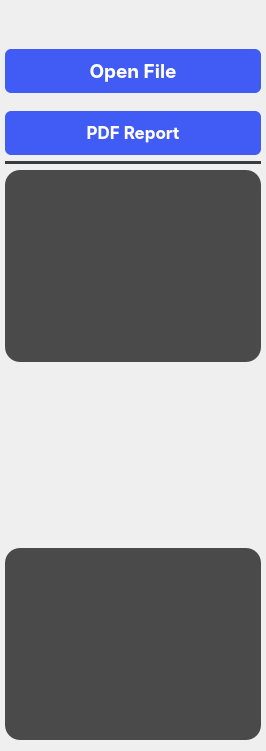
     <widget class="QWidget" name="rightwidget" native="true">
      <layout class="QVBoxLayout" name="verticalLayout">
       <property name="leftMargin">
        <number>5</number>
       </property>
       <property name="topMargin">
        <number>37</number>
       </property>
       <property name="rightMargin">
        <number>5</number>
       </property>
       <item>
        <widget class="QPushButton" name="importButton">
         <property name="font">
          <font>
           <family>-apple-system</family>
           <pointsize>14</pointsize>
           <bold>true</bold>
          </font>
         </property>
         <property name="styleSheet">
          <string notr="true">QPushButton{
  appearance: button;
  backface-visibility: hidden;
  background-color: #405cf5;
  border-radius: 6px;
  border-width: 0;
  box-shadow: rgba(50, 50, 93, .1) 0 0 0 1px inset,rgba(50, 50, 93, .1) 0 2px 5px 0,rgba(0, 0, 0, .07) 0 1px 1px 0;
  box-sizing: border-box;
  color: #fff;
  cursor: pointer;
  font-family: -apple-system,system-ui,&quot;Segoe UI&quot;,Roboto,&quot;Helvetica Neue&quot;,Ubuntu,sans-serif;
  font-size: 100%;
  height: 44px;
  line-height: 1.15;
  margin: 12px 0 0;
  outline: none;
  overflow: hidden;
  padding: 0 10px;
  position: relative;
  text-align: center;
  text-transform: none;
  transform: translateZ(0);
  transition: all .2s,box-shadow .08s ease-in;
  touch-action: manipulation;
  width: 100%;
}
QPushButton:hover{
background-color: #283999;
}
QPushButton:pressed{
background-color: #1c2973;
}
</string>
         </property>
         <property name="text">
          <string>Open File</string>
         </property>
         <property name="icon">
          <iconset>
           <normaloff>Icons/upload-.svg</normaloff>Icons/upload-.svg</iconset>
         </property>
         <property name="iconSize">
          <size>
           <width>25</width>
           <height>25</height>
          </size>
         </property>
        </widget>
       </item>
       <item>
        <widget class="QPushButton" name="reportButton">
         <property name="font">
          <font>
           <family>-apple-system</family>
           <pointsize>-1</pointsize>
           <bold>true</bold>
          </font>
         </property>
         <property name="styleSheet">
          <string notr="true">QPushButton{
  appearance: button;
  backface-visibility: hidden;
  background-color: #405cf5;
  border-radius: 6px;
  border-width: 0;
  box-shadow: rgba(50, 50, 93, .1) 0 0 0 1px inset,rgba(50, 50, 93, .1) 0 2px 5px 0,rgba(0, 0, 0, .07) 0 1px 1px 0;
  box-sizing: border-box;
  color: #fff;
  cursor: pointer;
  font-family: -apple-system,system-ui,&quot;Segoe UI&quot;,Roboto,&quot;Helvetica Neue&quot;,Ubuntu,sans-serif;
  font-size: 17px;
  height: 44px;
  line-height: 1.15;
  margin: 12px 0 0;
  outline: none;
  overflow: hidden;
  padding: 0 10px;
  position: relative;
  text-align: center;
  text-transform: none;
  transform: translateZ(0);
  transition: all .2s,box-shadow .08s ease-in;
  user-select: none;
  -webkit-user-select: none;
  touch-action: manipulation;
  width: 100%;
}
QPushButton:hover{
background-color: #283999;
}
QPushButton:pressed{
background-color: #1c2973;
}

</string>
         </property>
         <property name="text">
          <string>PDF Report</string>
         </property>
         <property name="icon">
          <iconset>
           <normaloff>Icons/book-2-svgrepo-com.svg</normaloff>Icons/book-2-svgrepo-com.svg</iconset>
         </property>
         <property name="iconSize">
          <size>
           <width>25</width>
           <height>25</height>
          </size>
         </property>
        </widget>
       </item>
       <item>
        <widget class="Line" name="line_7">
         <property name="styleSheet">
          <string notr="true">/* Line style */

  /* Set the width of the line */
  width: 20px;

  /* Set the height of the line */
  height: 5px;

  /* Set the background color of the line */
  background-color: #3a3b3c;

  /* Set the border of the line */
  border: 10px;

  /* Set the border radius of the line */
  border-radius:5px;



</string>
         </property>
         <property name="orientation">
          <enum>Qt::Horizontal</enum>
         </property>
        </widget>
       </item>
       <item>
        <widget class="QListWidget" name="hideList1">
         <property name="styleSheet">
          <string notr="true">QListWidget {
    background-color: #4a4a4a; /* Background color of the list widget */
    /*border: 1px solid #c0c0c0; /* Border color and width */
    padding: 5px; /* Padding around the list items */
	border-radius: 15px;
}

QListWidget::item {
    background-color: #4a4a4a; /* Background color of each list item */
    padding: 5px; /* Padding inside each list item */
    border-bottom: 1px solid #c0c0c0; /* Separator between list items */
    border-radius: 15px; /* Border radius for rounded corners */
	color: #ffffff;
}


QListWidget::item:selected {
    background-color: #3399ff; /* Background color of selected item */
    color: #ffffff; /* Text color of selected item */
}

QListWidget::item:hover {
    background-color: #e0e0e0; /* Background color when hovering over an item */
}
</string>
         </property>
        </widget>
       </item>
       <item>
        <spacer name="verticalSpacer_2">
         <property name="orientation">
          <enum>Qt::Vertical</enum>
         </property>
         <property name="sizeType">
          <enum>QSizePolicy::Maximum</enum>
         </property>
         <property name="sizeHint" stdset="0">
          <size>
           <width>20</width>
           <height>180</height>
          </size>
         </property>
        </spacer>
       </item>
       <item>
        <widget class="QListWidget" name="hideList2">
         <property name="styleSheet">
          <string notr="true">QListWidget {
    background-color: #4a4a4a; /* Background color of the list widget */
    /*border: 1px solid #c0c0c0; /* Border color and width */
    padding: 5px; /* Padding around the list items */
	border-radius: 15px;
}

QListWidget::item {
    background-color: #4a4a4a; /* Background color of each list item */
    padding: 5px; /* Padding inside each list item */
    border-bottom: 1px solid #c0c0c0; /* Separator between list items */
    border-radius: 15px; /* Border radius for rounded corners */
	color: #ffffff;
}


QListWidget::item:selected {
    background-color: #3399ff; /* Background color of selected item */
    color: #ffffff; /* Text color of selected item */
}

QListWidget::item:hover {
    background-color: #e0e0e0; /* Background color when hovering over an item */
}
</string>
         </property>
        </widget>
       </item>
      </layout>
     </widget>
